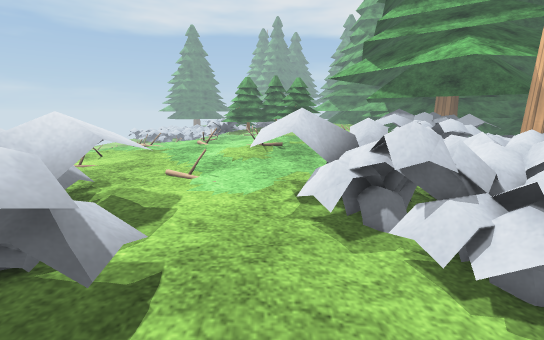
view 1 (above)

16 first-person views from a walk through a 3-D level made in the Unity game engine. The camera is 1.4 m above the floor, tilts 12° down and sees 90° across. The floor is counted in squares, 0.5 m on a side. Each view is taken from the middle of a square. On the plan, view 1 faces up. The plan holds only what a view shows up to about 19 squares ahead; the rest is blank. The place goes on beyond the plan. Surface patterns are stand-ins for the level's own textures.

view 2
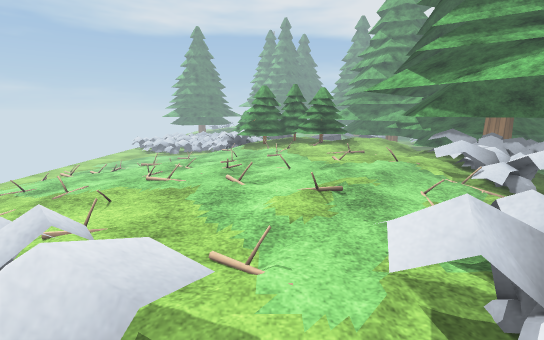

view 3
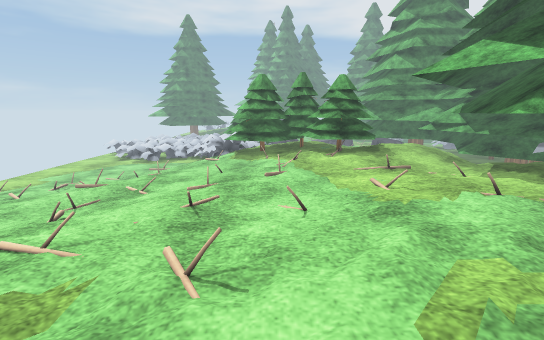

view 4
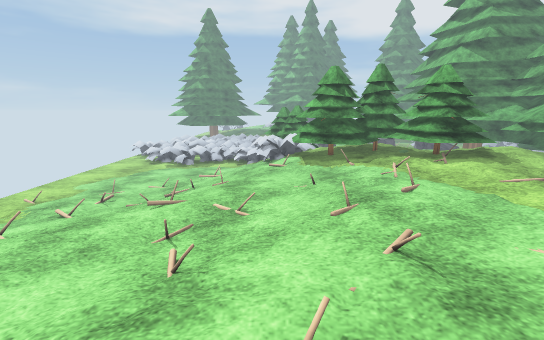

view 5
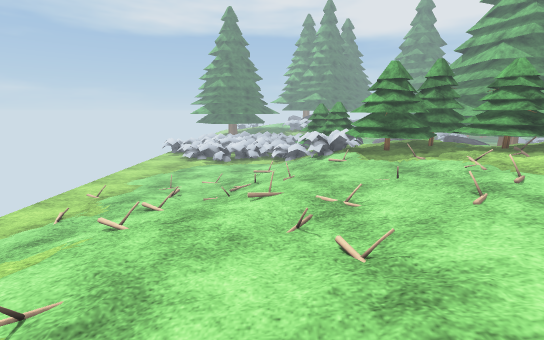

view 6
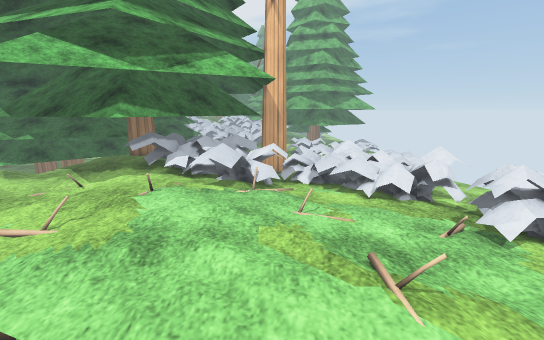

view 7
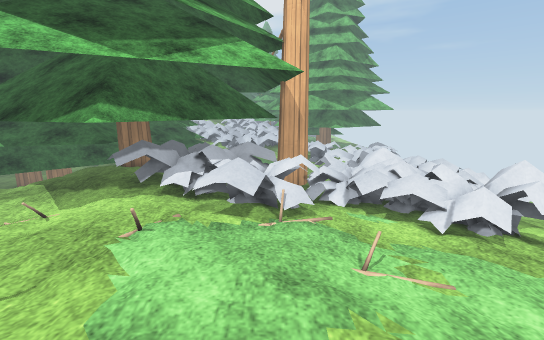

view 8
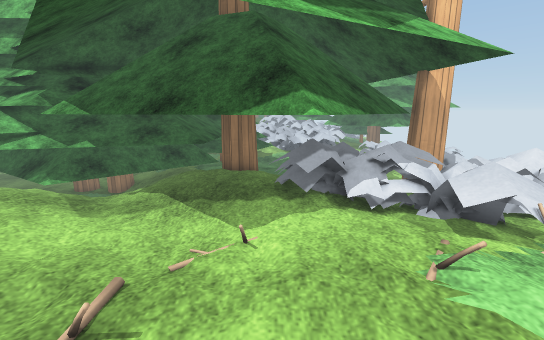

view 9
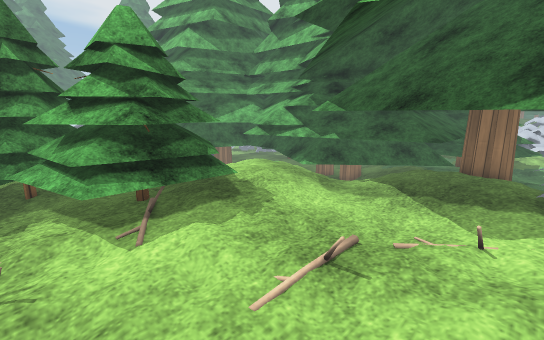

view 10
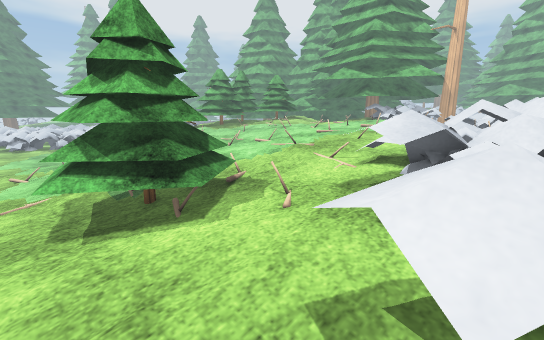

view 11
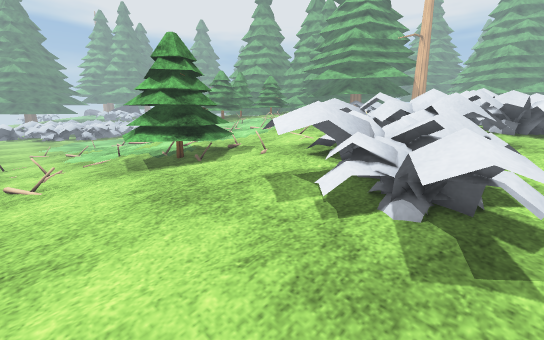

view 12
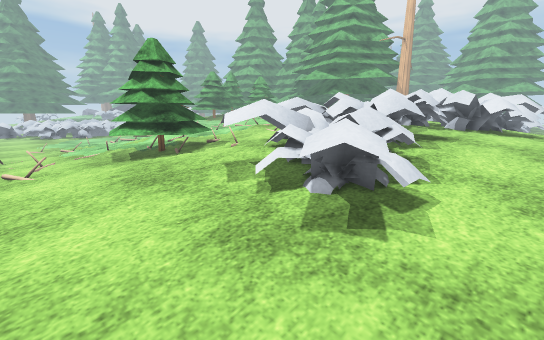

view 13
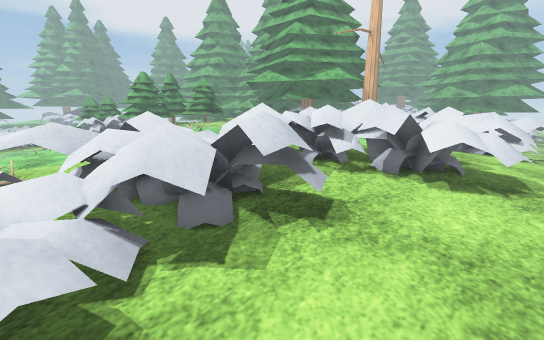

view 14
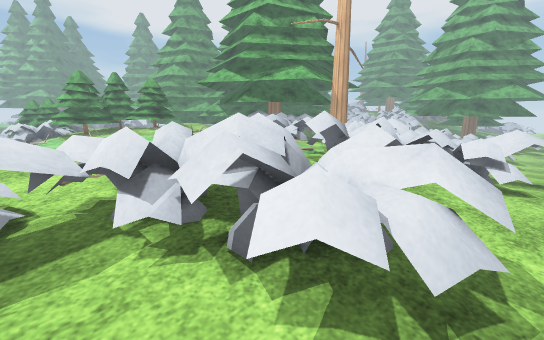

view 15
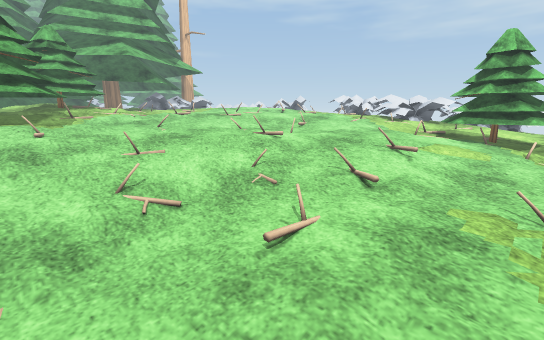

view 16
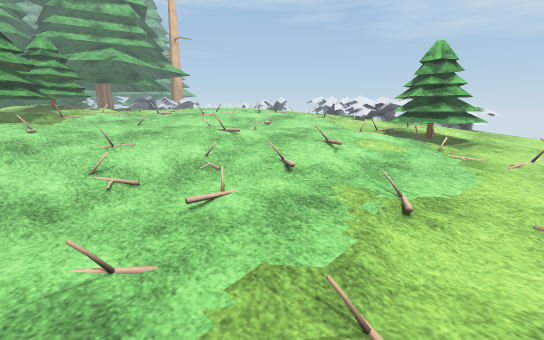

### Floor plan
Key: @ floor where view 1 was taken; # wall or solid block; x gap in a wall; . main floor; : floor 0.25 m higher than the main floor; - floor 0.25 m lower than the main floor; + floor 0.5 m higher than the main floor; _ floor 0.5 m lower than the main floor; * floor 0.75 m higher than the main floor; < floor 0.75 m lower than the main floor; ( floor 1 m lower than the main floor; ! floor 1.25 m lower than the main floor; ? floor 1.5 m lower than the main floor; / step, stairs or slope; = window, fence, low wall or low ledge; ^ raised ledge; v drop or lower ground; T tree; O other object.
Columns run from 24 left of view 1 to 18 right of it. Each row starts with its distance up from view 1.
 32  ?  ??????!!((//___ TTTTTTT         TTTT
 31 ??????????!!/(<<_// TTTTTTvT  ::::. TTTT
 30 ????!!!!?!!//(</___TT*//TTTTT ::::///TTT
 29 ???!!!!!!!!//(/<___----.TTTTT/::::///TT
 28 ???!!!!!!!!(//<____---..//TT /:/:.TT/TTT
 27 ???!!!(!!!///<_____---.../T//:::.TT- -TTT
 26 ??!!!((((((/<</____/---....::....T-../TTTTT
 25 ??!/!!(/(((<<______/-/..../......T....TTTTT
 24 ?!!!/((((<<<______----..../.....TT.....TTTT
 23 /!!!((((<<<_______---..........-T...:TT
 22 /!!!(((//<_______---............T.:::T#T
 21 !!!!(((</________---...........TT=////
 20 /!((((<<<_____/__/-............TTTTT/
 19 /!((((<<_______//-...........:..TTTTT#
 18 !!(((<<<______-/--.......::::::./TTTT#
 17 (/(((<<<______---........::::./=./=T##
 16 ((((T-T/_____--..........::::. */T+*#=
 15 ((((TTT /___---.........:::::..x/T+=#TT
 14 ((((TTTTT/__---....../.::::....//T/= #T
 13 //(TTTTTO___---......:::::../.---////##
 12 ((<<</OT____----/.....::/.../---/////=
 11 (((<<</</___-----............--//////
 10 (((<<<__/__-//---............-:////://
  9 ((<<<<___===/= /-.........##./x://:  /
  8 (((<<<__/=#://////.=......=====:::.. =
  7 (((<<==_/ /////=/+==....^=====.== ::
  6 (((<<////=///////+==x=--^^==+==^^=
  5 (((<</// /////x==++=*=---==*+  =__/
  4 ((((<=/////#=//-/==*x//---=:+: #=<</=
  3 ((((=#/#=/_=///--=#:///---_/ :    <<(
  2 ((((==/=<______--=#//=---___//:    ((
  1   ((((<<<<_______==//_______//=     ((
  0 !  ((((<<<<<_______/= __@___/<=#=<<(((

Positions as (right, up) in squares from view 1, and headings:
1: (0, 0), facing up
2: (-2, 3), facing up
3: (-2, 10), facing up
4: (-7, 13), facing up
5: (-11, 13), facing up
6: (-4, 14), facing right
7: (-1, 15), facing right
8: (1, 21), facing right
9: (0, 21), facing up-right
10: (-21, 6), facing up-right
11: (-24, 2), facing up-right
12: (-24, 0), facing up-right
13: (-15, 0), facing up-right
14: (-9, 0), facing up-right
15: (-20, 32), facing down-right
16: (-23, 32), facing down-right
